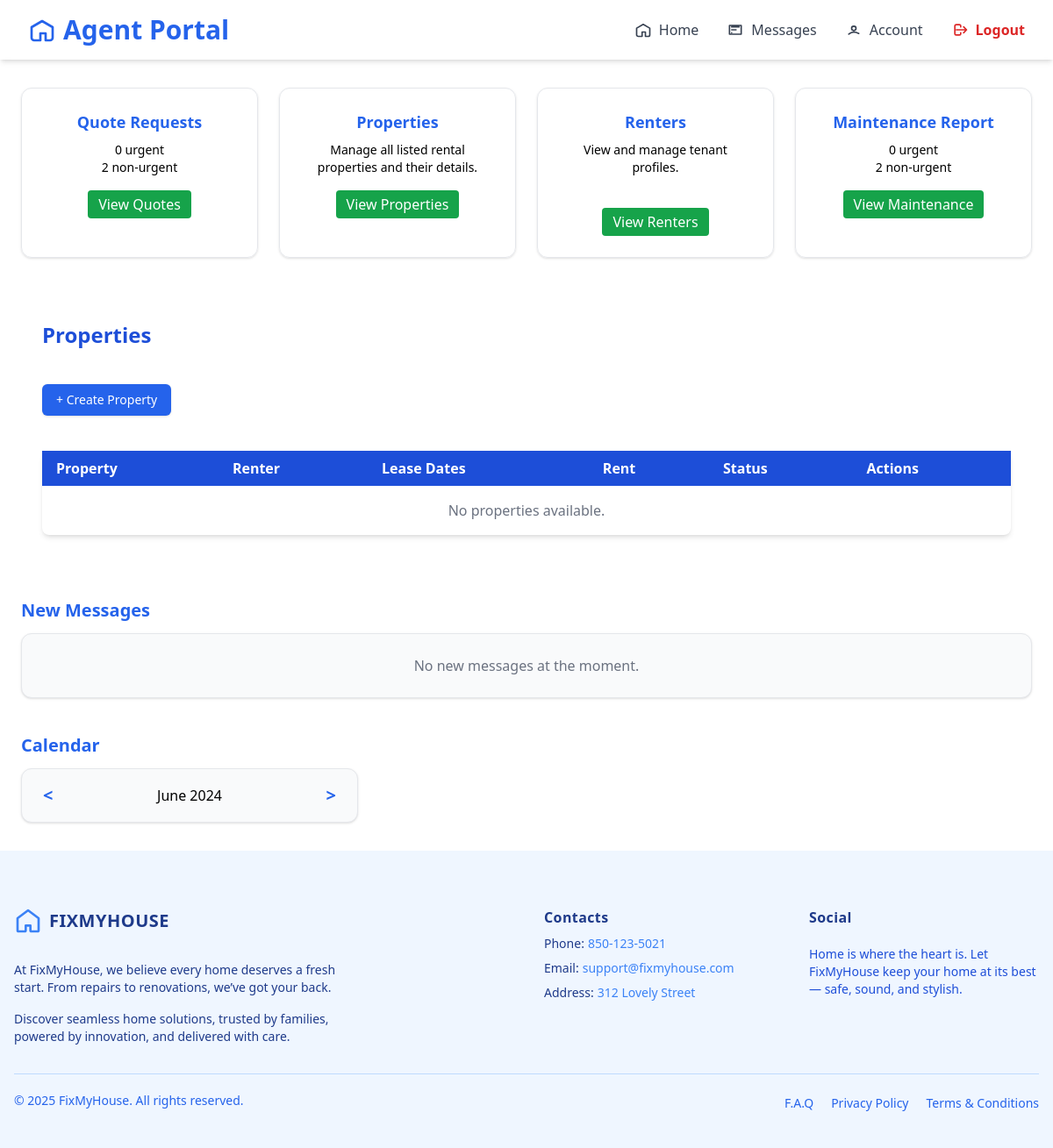
/agent/home/ (signed in), run on an earlier commit of the app's database.
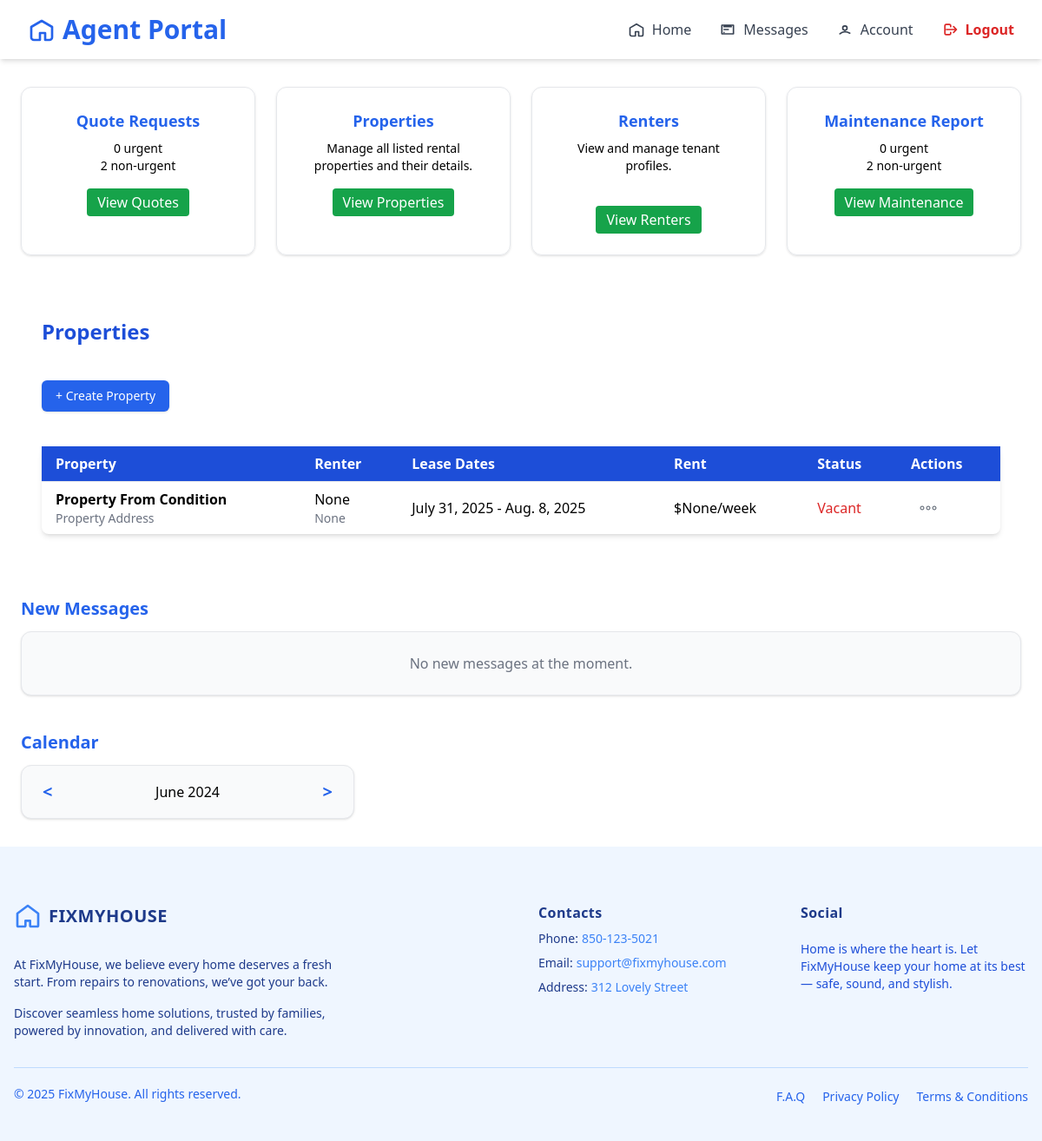
And on a later commit of the database.
### agent/models/propertyAgent.py (models this page shows, shortened)
class Property(models.Model):
    renter = models.ForeignKey(Renter, on_delete=models.SET_NULL, related_name='rent_property', null=True, blank=True)
    agent = models.ForeignKey(AgentRegister, on_delete=models.CASCADE, null=False, related_name='own_properties')
    name = models.CharField(max_length=100, blank=True, null=True)
    floor_count = models.PositiveIntegerField(blank=True, null=True)
    state = models.CharField(max_length=100, blank=True, null=True)
    city = models.CharField(max_length=100, blank=True, null=True)
    address = models.TextField(blank=True, null=True)
    renter_name = models.CharField(max_length=100, blank=True, null=True)
    renter_contact = models.CharField(max_length=20, blank=True, null=True)
    rent = models.DecimalField(max_digits=10, decimal_places=2, blank=True, null=True)
    postal_code = models.CharField(max_length=20, blank=True, null=True)
    created_at = models.DateTimeField(auto_now_add=True, blank=True, null=True)
    updated_at = models.DateTimeField(auto_now=True, blank=True, null=True)
    property_photo = models.ImageField(upload_to='property_photos/', blank=True, null=True)
    condition_report = models.ImageField(upload_to='condition_reports/', blank=True, null=True)
    lease_start = models.DateField()
    lease_end = models.DateField()
    is_active = models.BooleanField(null=True, blank=True, default=True)
    STATUS_CHOICES = [
        ('occupied', 'Occupied'),
        ('vacant', 'Vacant'),
    ]
    status = models.CharField(max_length=10, choices=STATUS_CHOICES, default='vacant')

### agent/views.py (the view)
# urls.py: path('home/', views.AgentHomeView.as_view(), name='home_agent'),
@method_decorator(login_required, name='dispatch')
class AgentHomeView(TemplateView):
    template_name = 'pages/homeAgent.html'
    success_url = reverse_lazy("home_agent")
    def get_context_data(self, **kwargs):
        context = super().get_context_data(**kwargs)
        properties_list = Property.objects.filter(is_active__in=[True])
        paginator = Paginator(properties_list, 10)  # Show 10 properties per page
        page_number = self.request.GET.get('page')
        page_obj = paginator.get_page(page_number)
        context['properties'] = page_obj
        context['page_obj'] = page_obj  # For pagination controls
        agent = AgentRegister.objects.get(user=self.request.user)
        context['to_quote_urgent'] = Jobs.objects.filter(agent=agent, status='quoted', priority=True).count()
        context['to_quote_non_urgent'] = Jobs.objects.filter(agent=agent, status='quoted', priority=False).count()
        context['pending_urgent'] = Jobs.objects.filter(agent=agent, status='confirmed', priority=True).count()
        context['pending_non_urgent'] = Jobs.objects.filter(agent=agent, status='confirmed', priority=False).count()
        context['approved_urgent'] = Jobs.objects.filter(agent=agent, status='approved', priority=True).count()
        context['approved_non_urgent'] = Jobs.objects.filter(agent=agent, status='approved', priority=False).count()
        today = now().date()
        context['today_urgent'] = Jobs.objects.filter(agent=agent, scheduled_at__date=today, priority=True).count()
        context['today_non_urgent'] = Jobs.objects.filter(agent=agent, scheduled_at__date=today, priority=False).count()
        return context

### agent/templates/pages/homeAgent.html (shortened to what the changed rows need)
{% extends "baseAgent.html" %}
{% load widget_tweaks %}
{% block content %}
{% include 'components/home/navigatorBaseAgent.html' %}
<main class="max-w-7xl mx-auto px-6 py-8 space-y-10">
  <section class="grid grid-cols-1 sm:grid-cols-2 lg:grid-cols-4 gap-6">
    <div class="border rounded-xl p-6 text-center shadow hover:shadow-md transition relative">
        <h2 class="font-bold text-blue-600 text-lg mb-2">Quote Requests</h2>
    </div>
    <div class="border rounded-xl p-6 text-center shadow hover:shadow-md transition relative">
        <h2 class="font-bold text-blue-600 text-lg mb-2">Properties</h2>
    </div>
    <div class="border rounded-xl p-6 text-center shadow hover:shadow-md transition relative">
        <h2 class="font-bold text-blue-600 text-lg mb-2">Renters</h2>
    </div>
    <div class="border rounded-xl p-6 text-center shadow hover:shadow-md transition relative">
        <h2 class="font-bold text-blue-600 text-lg mb-2">Maintenance Report</h2>
    </div>
  </section>
  <div class="max-w-7xl mx-auto px-6 py-8 space-y-10 overflow-x-auto">
      <h2 class="text-2xl font-bold mb-4 text-blue-700">Properties</h2>
      <div class="bg-white shadow-md rounded-lg">
        <table class="min-w-full table-auto">
          <thead class="bg-blue-700 text-white">
              <tr>
                  <th class="px-4 py-2 text-left">Property</th>
                  <th class="px-4 py-2 text-left">Renter</th>
                  <th class="px-4 py-2 text-left">Lease Dates</th>
                  <th class="px-4 py-2 text-left">Rent</th>
                  <th class="px-4 py-2 text-left">Status</th>
                  <th class="px-4 py-2 text-left">Actions</th>
              </tr>
          </thead>
          <tbody>
            {% for property in properties %}
              <tr class="border-t">
                  <td class="px-4 py-2">
                      <div class="font-semibold">{{ property.name }}</div>
                      <div class="text-sm text-gray-500">{{ property.address }}</div>
                  </td>
                  <td class="px-4 py-2">
                      <div>{{ property.renter }}</div>
                      <div class="text-sm text-gray-500">{{ property.renter_contact }}</div>
                  </td>
                  <td class="px-4 py-2">{{ property.lease_start }} - {{ property.lease_end }}</td>
                  <td class="px-4 py-2">${{ property.rent }}/week</td>
                  <td class="px-4 py-2">
                      <span class="{% if property.status == 'occupied' %}text-green-600{% else %}text-red-600{% endif %}">
                      {{ property.status|title }}
                      </span>
                  </td>
                  <td class="px-4 py-2 text-sm">
                    <div x-data="{ open: false }" class="relative inline-block text-left w-full">
                      <button @click="open = !open" @click.away="open = false" type="button"
                          class="p-2 rounded-full hover:bg-gray-200 focus:outline-none"
                          aria-label="Actions">
                        <svg class="w-6 h-6 text-gray-600" fill="none" stroke="currentColor" viewBox="0 0 24 24">
                          <circle cx="5" cy="12" r="2"/>
                          <circle cx="12" cy="12" r="2"/>
                          <circle cx="19" cy="12" r="2"/>
                        </svg>
                      </button>
                    </div>
                  </td>
              </tr>
              {% empty %}
                <tr>
                    <td colspan="6" class="text-center py-4 text-gray-500">No properties available.</td>
                </tr>
            {% endfor %}
          </tbody>
        </table>
      </div>
  </div>
  <section>
    <h2 class="text-blue-600 font-bold text-xl mb-3">New Messages</h2>
  </section>
  <section>
    <h2 class="text-blue-600 font-bold text-xl mb-3">Calendar</h2>
  </section>
</main>
{% endblock %}

What changed in the data, as far as the page shows it:
added Property: name "Property From Condition", address "Property Address", renter "None", renter_contact "None", lease_start "July 31, 2025", lease_end "Aug. 8, 2025", rent "None", status "Vacant"
Also different on the page:
text no longer shown: "No properties available."
